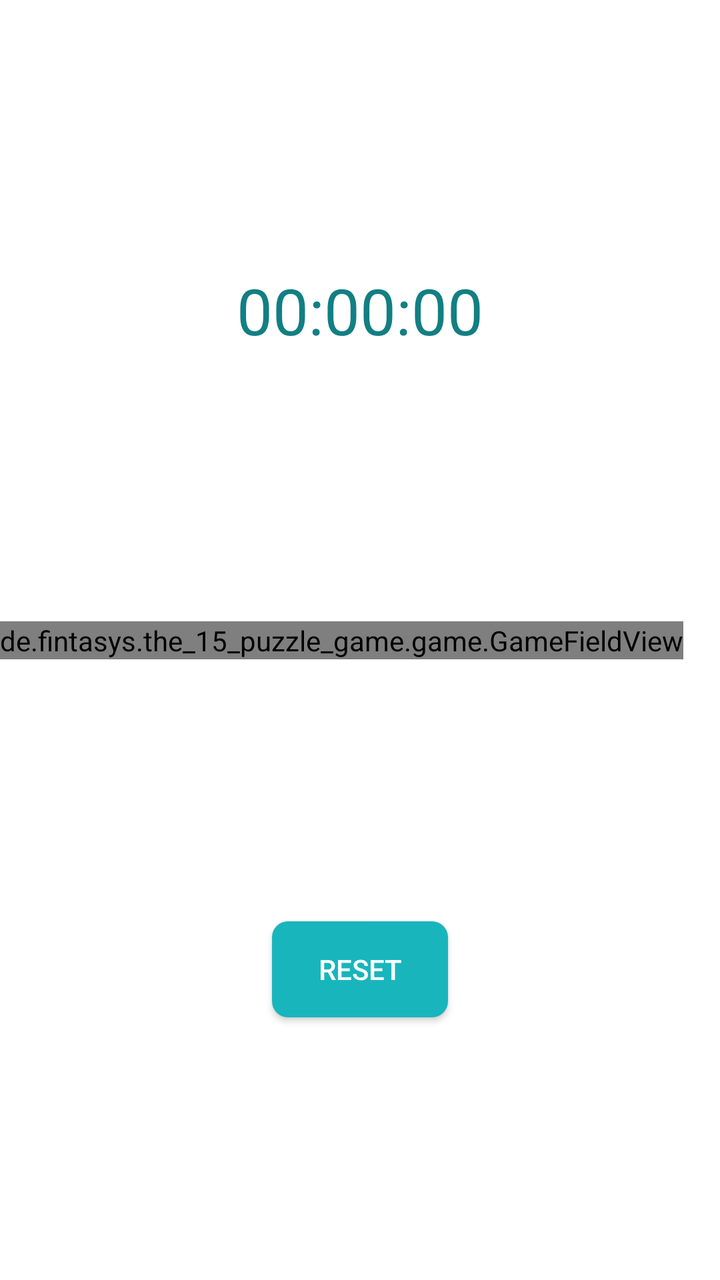
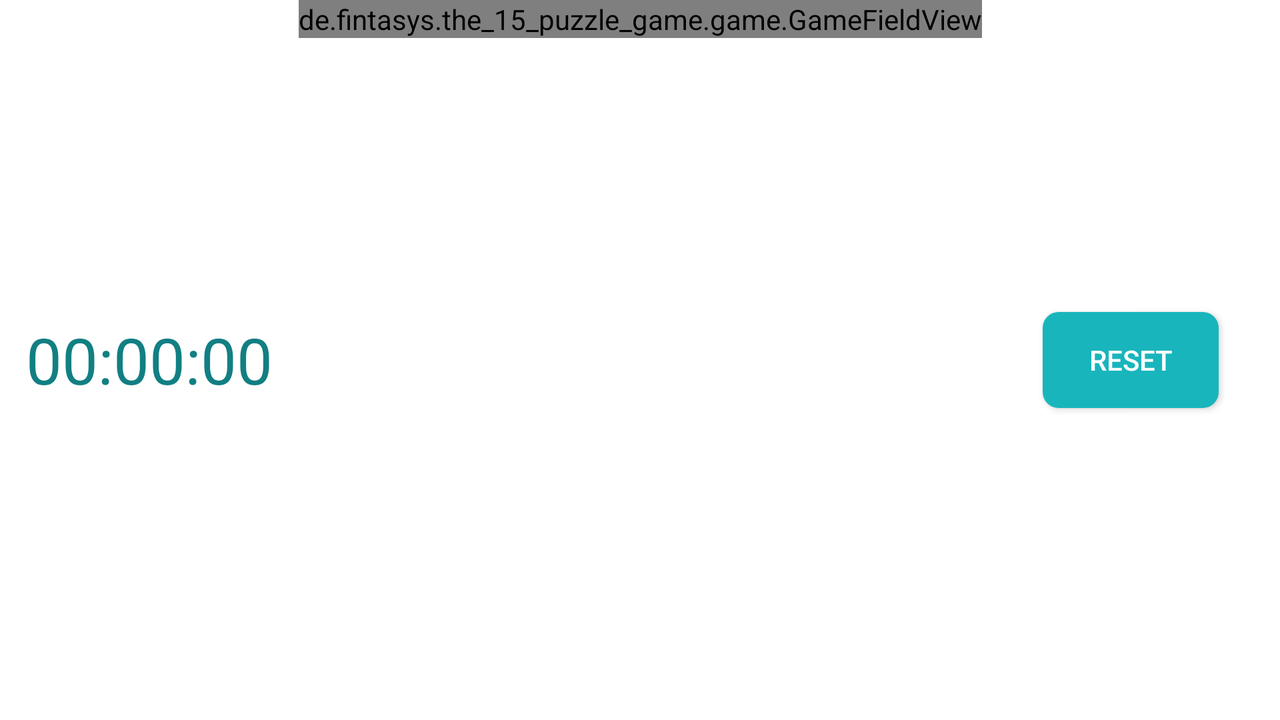

Compare how this app lays out the same screen by default and in its alternative resource folder. The renders come first, then the two layout files and the values they reference.
<!-- AndroidManifest.xml: application theme AppTheme -->
<!-- res/layout/content_game_activity.xml -->
<?xml version="1.0" encoding="utf-8"?>

<LinearLayout xmlns:android="http://schemas.android.com/apk/res/android"
    android:layout_width="match_parent"
    android:layout_height="match_parent"
    android:orientation="vertical">

        <LinearLayout
            android:layout_width="match_parent"
            android:layout_height="match_parent"
            android:layout_weight="1"
            android:gravity="center"
            android:orientation="horizontal">

                <TextView
                    android:id="@+id/tv_timer"
                    android:layout_width="wrap_content"
                    android:layout_height="wrap_content"
                    android:gravity="center_horizontal"
                    android:text="@string/time_default"
                    android:textColor="@color/colorTimer"
                    android:textSize="32sp" />

        </LinearLayout>

        <de.fintasys.the_15_puzzle_game.game.GameFieldView
            android:id="@+id/gameField"
            android:layout_weight="0"
            android:layout_width="wrap_content"
            android:layout_height="wrap_content" />

        <LinearLayout
            android:layout_width="match_parent"
            android:layout_height="match_parent"
            android:layout_weight="1"
            android:gravity="center"
            android:orientation="horizontal">

                <Button
                    android:id="@+id/btn_reset"
                    android:layout_width="wrap_content"
                    android:layout_height="wrap_content"
                    android:background="@drawable/btn_accent"
                    android:drawablePadding="4dp"
                    android:drawableStart="@drawable/ic_replay_white_24dp"
                    android:paddingEnd="16dp"
                    android:paddingStart="16dp"
                    android:text="@string/reset"
                    android:textColor="@android:color/white" />

        </LinearLayout>

</LinearLayout>
<!-- resources referenced by this layout -->
<resources>
  <color name="colorTimer">#127f83</color>
  <!-- drawable btn_accent (drawable) -->
  <?xml version="1.0" encoding="utf-8"?>
  <selector xmlns:android="http://schemas.android.com/apk/res/android">
      <item android:state_pressed="true">
          <shape android:shape="rectangle">
              <solid android:color="@color/btn_accent_pressed"/>
              <corners android:bottomRightRadius="8dp"
                  android:bottomLeftRadius="8dp"
                  android:topRightRadius="8dp"
                  android:topLeftRadius="8dp"/>
          </shape>
      </item>
      <item android:state_enabled="false">
          <shape android:shape="rectangle">
              <solid android:color="@color/btn_accent_disabled"/>
              <corners android:bottomRightRadius="8dp"
                  android:bottomLeftRadius="8dp"
                  android:topRightRadius="8dp"
                  android:topLeftRadius="8dp"/>
          </shape>
      </item>
      <item android:state_pressed="false">
          <shape android:shape="rectangle">
              <solid android:color="@color/btn_accent_normal"/>
              <corners android:bottomRightRadius="8dp"
                  android:bottomLeftRadius="8dp"
                  android:topRightRadius="8dp"
                  android:topLeftRadius="8dp"/>
          </shape>
      </item>
  </selector>
  <string name="reset">Reset</string>
  <string name="time_default">00:00:00</string>
  <style name="AppTheme" parent="Theme.AppCompat.Light.DarkActionBar">
          
          <item name="colorPrimary">@color/colorPrimary</item>
          <item name="colorPrimaryDark">@color/colorPrimaryDark</item>
          <item name="colorAccent">@color/colorAccent</item>
          <item name="android:colorBackground">@android:color/white</item>
          <item name="android:dialogTheme">@style/AppDialog</item>
          <item name="dialogTheme">@style/AppDialog</item>
      </style>
  <color name="btn_accent_pressed">#127f83</color>
  <color name="btn_accent_disabled">#eeeeee</color>
  <color name="btn_accent_normal">@color/colorAccent</color>
  <color name="colorPrimary">#19b5bc</color>
  <color name="colorPrimaryDark">#19b5bc</color>
  <color name="colorAccent">#19b5bc</color>
  <style name="AppDialog" parent="Theme.AppCompat.Light.Dialog">
          <item name="android:windowBackground">@null</item>
          <item name="android:windowIsFloating">true</item>
          <item name="android:layout_margin">0dp</item>
          <item name="android:padding">0dp</item>
      </style>
</resources>
<!-- res/layout-land/content_game_activity.xml (the author's variant of the layout above) -->
<!-- drawn on the phone turned sideways -->
<?xml version="1.0" encoding="utf-8"?>

<LinearLayout xmlns:android="http://schemas.android.com/apk/res/android"
    android:layout_width="match_parent"
    android:layout_height="match_parent"
    android:orientation="horizontal">

    <LinearLayout
        android:layout_width="match_parent"
        android:layout_height="match_parent"
        android:layout_weight="1"
        android:gravity="center"
        android:orientation="horizontal">

        <TextView
            android:id="@+id/tv_timer"
            android:layout_width="wrap_content"
            android:layout_height="wrap_content"
            android:gravity="center_horizontal"
            android:text="@string/time_default"
            android:textColor="@color/colorTimer"
            android:textSize="32sp" />

    </LinearLayout>


    <de.fintasys.the_15_puzzle_game.game.GameFieldView
        android:id="@+id/gameField"
        android:layout_weight="0"
        android:layout_width="wrap_content"
        android:layout_height="wrap_content" />

    <LinearLayout
        android:layout_width="match_parent"
        android:layout_height="match_parent"
        android:layout_weight="1"
        android:gravity="center"
        android:orientation="horizontal">

        <Button
            android:id="@+id/btn_reset"
            android:layout_width="wrap_content"
            android:layout_height="wrap_content"
            android:background="@drawable/btn_accent"
            android:drawablePadding="4dp"
            android:drawableStart="@drawable/ic_replay_white_24dp"
            android:paddingEnd="16dp"
            android:paddingStart="16dp"
            android:text="@string/reset"
            android:textColor="@android:color/white" />

    </LinearLayout>

</LinearLayout>
